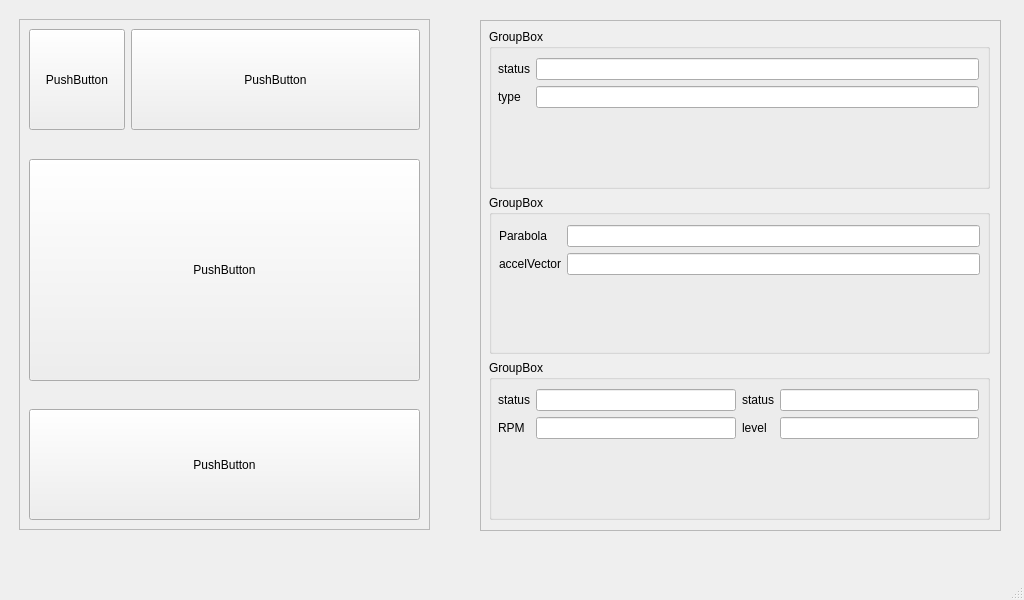
<?xml version="1.0" encoding="UTF-8"?>
<ui version="4.0">
 <class>MainWindow</class>
 <widget class="QMainWindow" name="MainWindow">
  <property name="geometry">
   <rect>
    <x>0</x>
    <y>0</y>
    <width>1024</width>
    <height>600</height>
   </rect>
  </property>
  <property name="maximumSize">
   <size>
    <width>1024</width>
    <height>600</height>
   </size>
  </property>
  <property name="windowTitle">
   <string>SpaceCal</string>
  </property>
  <widget class="QWidget" name="centralwidget">
   <widget class="QFrame" name="frame">
    <property name="geometry">
     <rect>
      <x>19</x>
      <y>19</y>
      <width>411</width>
      <height>511</height>
     </rect>
    </property>
    <property name="frameShape">
     <enum>QFrame::StyledPanel</enum>
    </property>
    <property name="frameShadow">
     <enum>QFrame::Raised</enum>
    </property>
    <widget class="QWidget" name="verticalLayoutWidget">
     <property name="geometry">
      <rect>
       <x>10</x>
       <y>140</y>
       <width>391</width>
       <height>361</height>
      </rect>
     </property>
     <layout class="QVBoxLayout" name="verticalLayout" stretch="10,1,5">
      <item>
       <widget class="QPushButton" name="pushButton_3">
        <property name="sizePolicy">
         <sizepolicy hsizetype="Minimum" vsizetype="Expanding">
          <horstretch>0</horstretch>
          <verstretch>0</verstretch>
         </sizepolicy>
        </property>
        <property name="text">
         <string>PushButton</string>
        </property>
       </widget>
      </item>
      <item>
       <spacer name="verticalSpacer">
        <property name="orientation">
         <enum>Qt::Vertical</enum>
        </property>
        <property name="sizeHint" stdset="0">
         <size>
          <width>20</width>
          <height>40</height>
         </size>
        </property>
       </spacer>
      </item>
      <item>
       <widget class="QPushButton" name="pushButton_4">
        <property name="sizePolicy">
         <sizepolicy hsizetype="Minimum" vsizetype="Expanding">
          <horstretch>0</horstretch>
          <verstretch>0</verstretch>
         </sizepolicy>
        </property>
        <property name="text">
         <string>PushButton</string>
        </property>
       </widget>
      </item>
     </layout>
    </widget>
    <widget class="QWidget" name="horizontalLayoutWidget">
     <property name="geometry">
      <rect>
       <x>10</x>
       <y>10</y>
       <width>391</width>
       <height>101</height>
      </rect>
     </property>
     <layout class="QHBoxLayout" name="horizontalLayout" stretch="1,3">
      <item>
       <widget class="QPushButton" name="pushButton_2">
        <property name="sizePolicy">
         <sizepolicy hsizetype="Expanding" vsizetype="Expanding">
          <horstretch>0</horstretch>
          <verstretch>0</verstretch>
         </sizepolicy>
        </property>
        <property name="text">
         <string>PushButton</string>
        </property>
       </widget>
      </item>
      <item>
       <widget class="QPushButton" name="pushButton">
        <property name="sizePolicy">
         <sizepolicy hsizetype="Expanding" vsizetype="Expanding">
          <horstretch>0</horstretch>
          <verstretch>0</verstretch>
         </sizepolicy>
        </property>
        <property name="text">
         <string>PushButton</string>
        </property>
       </widget>
      </item>
     </layout>
    </widget>
   </widget>
   <widget class="QFrame" name="frame_2">
    <property name="geometry">
     <rect>
      <x>480</x>
      <y>20</y>
      <width>521</width>
      <height>511</height>
     </rect>
    </property>
    <property name="frameShape">
     <enum>QFrame::StyledPanel</enum>
    </property>
    <property name="frameShadow">
     <enum>QFrame::Raised</enum>
    </property>
    <widget class="QWidget" name="verticalLayoutWidget_2">
     <property name="geometry">
      <rect>
       <x>9</x>
       <y>9</y>
       <width>501</width>
       <height>491</height>
      </rect>
     </property>
     <layout class="QVBoxLayout" name="verticalLayout_2">
      <item>
       <widget class="QGroupBox" name="groupBox_3">
        <property name="title">
         <string>GroupBox</string>
        </property>
        <widget class="QWidget" name="formLayoutWidget">
         <property name="geometry">
          <rect>
           <x>9</x>
           <y>29</y>
           <width>481</width>
           <height>121</height>
          </rect>
         </property>
         <layout class="QFormLayout" name="formLayout">
          <item row="0" column="0">
           <widget class="QLabel" name="statusLabel">
            <property name="text">
             <string>status</string>
            </property>
           </widget>
          </item>
          <item row="0" column="1">
           <widget class="QLineEdit" name="statusLineEdit"/>
          </item>
          <item row="1" column="0">
           <widget class="QLabel" name="typeLabel">
            <property name="text">
             <string>type</string>
            </property>
           </widget>
          </item>
          <item row="1" column="1">
           <widget class="QLineEdit" name="typeLineEdit"/>
          </item>
         </layout>
        </widget>
       </widget>
      </item>
      <item>
       <widget class="QGroupBox" name="groupBox_2">
        <property name="title">
         <string>GroupBox</string>
        </property>
        <widget class="QWidget" name="formLayoutWidget_2">
         <property name="geometry">
          <rect>
           <x>10</x>
           <y>30</y>
           <width>481</width>
           <height>121</height>
          </rect>
         </property>
         <layout class="QFormLayout" name="formLayout_2">
          <item row="0" column="0">
           <widget class="QLabel" name="parabolaLabel">
            <property name="text">
             <string>Parabola</string>
            </property>
           </widget>
          </item>
          <item row="0" column="1">
           <widget class="QLineEdit" name="parabolaLineEdit"/>
          </item>
          <item row="1" column="0">
           <widget class="QLabel" name="accelVectorLabel">
            <property name="text">
             <string>accelVector</string>
            </property>
           </widget>
          </item>
          <item row="1" column="1">
           <widget class="QLineEdit" name="accelVectorLineEdit"/>
          </item>
         </layout>
        </widget>
       </widget>
      </item>
      <item>
       <widget class="QGroupBox" name="groupBox">
        <property name="title">
         <string>GroupBox</string>
        </property>
        <widget class="QWidget" name="horizontalLayoutWidget_2">
         <property name="geometry">
          <rect>
           <x>9</x>
           <y>29</y>
           <width>481</width>
           <height>121</height>
          </rect>
         </property>
         <layout class="QHBoxLayout" name="horizontalLayout_2" stretch="2,2">
          <item>
           <layout class="QFormLayout" name="formLayout_4">
            <item row="0" column="0">
             <widget class="QLabel" name="statusLabel_2">
              <property name="text">
               <string>status</string>
              </property>
             </widget>
            </item>
            <item row="0" column="1">
             <widget class="QLineEdit" name="statusLineEdit_2"/>
            </item>
            <item row="1" column="0">
             <widget class="QLabel" name="rPMLabel">
              <property name="text">
               <string>RPM</string>
              </property>
             </widget>
            </item>
            <item row="1" column="1">
             <widget class="QLineEdit" name="rPMLineEdit"/>
            </item>
           </layout>
          </item>
          <item>
           <layout class="QFormLayout" name="formLayout_3">
            <item row="0" column="0">
             <widget class="QLabel" name="statusLabel_3">
              <property name="text">
               <string>status</string>
              </property>
             </widget>
            </item>
            <item row="0" column="1">
             <widget class="QLineEdit" name="statusLineEdit_3"/>
            </item>
            <item row="1" column="0">
             <widget class="QLabel" name="levelLabel">
              <property name="text">
               <string>level</string>
              </property>
             </widget>
            </item>
            <item row="1" column="1">
             <widget class="QLineEdit" name="levelLineEdit"/>
            </item>
           </layout>
          </item>
         </layout>
        </widget>
       </widget>
      </item>
     </layout>
    </widget>
   </widget>
  </widget>
  <widget class="QMenuBar" name="menubar">
   <property name="geometry">
    <rect>
     <x>0</x>
     <y>0</y>
     <width>1024</width>
     <height>24</height>
    </rect>
   </property>
  </widget>
  <widget class="QStatusBar" name="statusbar"/>
 </widget>
 <resources/>
 <connections/>
</ui>
